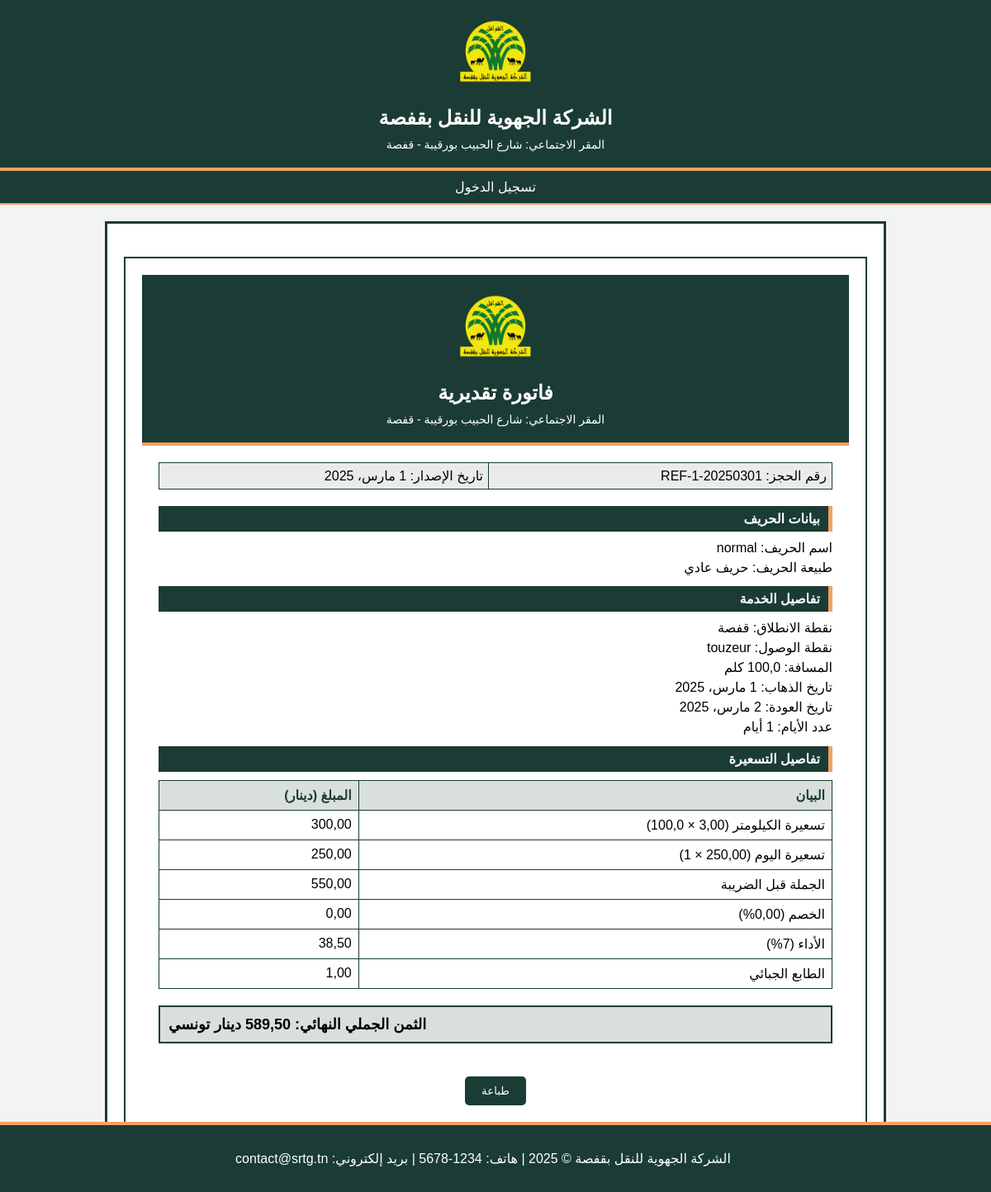
Screenshot of /reservation/1/ with the database file from the repository.
### core/models.py (models this page shows, shortened)
class Reservation(models.Model):
    STATUS_CHOICES = (
        ('pending', 'في الانتظار'),
        ('confirmed_exploitant', 'تم التأكيد من المشغل'),
        ('pending_pdg', 'في انتظار تأكيد المدير العام'),
        ('unpaid', 'غير مدفوعة'),
        ('paid', 'مدفوعة'),
        ('confirmed', 'مؤكدة'),
    )
    client = models.ForeignKey(Client, on_delete=models.CASCADE)
    departure = models.CharField(max_length=100, default="قفصة")
    destination = models.ForeignKey(Distance, on_delete=models.CASCADE)
    start_date = models.DateField()
    end_date = models.DateField()
    days = models.IntegerField(editable=False)
    unit_price = models.FloatField(default=3.0)
    daily_price = models.FloatField(default=250.0)
    discount = models.FloatField(default=0.0)
    tax_rate = models.FloatField(default=0.07)
    stamp_duty = models.FloatField(default=1.0)
    total_price = models.FloatField(editable=False)
    client_share = models.FloatField(default=0.0, editable=False)
    ministry_share = models.FloatField(default=0.0, editable=False)
    status = models.CharField(max_length=20, choices=STATUS_CHOICES, default='pending')
    reference = models.CharField(max_length=50, unique=True, blank=True)
    is_discount_approved = models.BooleanField(default=True)
    def calculate_days(self):
        delta = (self.end_date - self.start_date).days
        return 0 if delta == 0 else 1
    def calculate_km_price(self):
        return self.unit_price * self.destination.distance_km
    def calculate_daily_price(self):
        days = self.calculate_days()
        if self.client.client_type == 'sport_supported':
            return 0
        elif self.client.client_type == 'conventionne':
            return 900 * days
        return self.daily_price * days
    def calculate_base_price(self):
        km_price = self.calculate_km_price()
        if self.client.client_type == 'sport_supported':
            waiting_price = self.calculate_waiting_price()
            return km_price + waiting_price
        return km_price + self.calculate_daily_price()
    def calculate_discount_amount(self):
        base_price = self.calculate_base_price()
        if self.client.client_type == 'sport_supported':
            client_share_ht = base_price * 0.5
            discount_amount = client_share_ht * (self.discount / 100)
            return discount_amount if self.is_discount_approved else 0
        return base_price * (self.discount / 100) if self.is_discount_approved else 0
    def calculate_tax_amount(self):
        base_price = self.calculate_base_price()
        discount_amount = self.calculate_discount_amount()
        if self.client.client_type == 'sport_supported':
            client_share_after_discount = (base_price * 0.5) - discount_amount
            ministry_share = base_price * 0.5
            return (client_share_after_discount * self.tax_rate) + (ministry_share * self.tax_rate)
        price_after_discount = base_price - discount_amount
        return price_after_discount * self.tax_rate

class Client(models.Model):
    CLIENT_TYPES = (
        ('personne_physique', 'حريف عادي'),
        ('conventionne', 'حريف متعاقد'),
        ('sakhir', 'سخير من سلطة'),
        ('pdg_permission', 'إذن المدير العام'),
        ('sport_supported', 'حريف مدعوم من مندوبية الرياضة'),
    )
    name = models.CharField(max_length=100)
    email = models.EmailField()
    client_type = models.CharField(max_length=50, choices=CLIENT_TYPES)

class Distance(models.Model):
    destination = models.CharField(max_length=100)
    distance_km = models.FloatField()

### core/views.py (the view)
# urls.py: path('reservation/<int:reservation_id>/', views.reservation_detail, name='reservation_detail'),
def reservation_detail(request, reservation_id):
    reservation = get_object_or_404(Reservation, id=reservation_id)
    return render(request, 'core/invoice.html', {'reservation': reservation})

### core/templates/core/invoice.html (shortened to what this page needs)
{% extends 'core/base.html' %}
{% load static %}
{% block content %}
<div class="invoice-container" id="invoice-print">
    <div class="header">
        <img src="{% static 'images/srtg_logo.png' %}" alt="Logo SRTG" class="logo">
        <h1>فاتورة تقديرية</h1>
        <p>المقر الاجتماعي: شارع الحبيب بورقيبة - قفصة</p>
    </div>
    <div class="invoice-content">
        <table class="ref-table">
            <tr>
                <td>رقم الحجز: {{ reservation.reference }}</td>
                <td>تاريخ الإصدار: {{ reservation.start_date }}</td>
            </tr>
        </table>
        <div class="section">
            <h2 class="section-title">بيانات الحريف</h2>
            <div class="details">
                <p>اسم الحريف: {{ reservation.client.name }}</p>
                <p>طبيعة الحريف: {{ reservation.client.get_client_type_display }}</p>
            </div>
        </div>
        <div class="section">
            <h2 class="section-title">تفاصيل الخدمة</h2>
            <div class="details">
                <p>نقطة الانطلاق: {{ reservation.departure }}</p>
                <p>نقطة الوصول: {{ reservation.destination.destination }}</p>
                <p>المسافة: {{ reservation.destination.distance_km }} كلم</p>
                <p>تاريخ الذهاب: {{ reservation.start_date }}</p>
                <p>تاريخ العودة: {{ reservation.end_date }}</p>
                <p>عدد الأيام: {{ reservation.days }} أيام</p>
            </div>
        </div>
        <div class="section">
            <h2 class="section-title">تفاصيل التسعيرة</h2>
            <table class="calculation-table">
                <tr>
                    <th>البيان</th>
                    <th>المبلغ (دينار)</th>
                </tr>
                <tr>
                    <td>تسعيرة الكيلومتر ({{ reservation.unit_price|floatformat:2 }} × {{ reservation.destination.distance_km }})</td>
                    <td>{{ reservation.calculate_km_price|floatformat:2 }}</td>
                </tr>
                {% if reservation.client.client_type == 'sport_supported' %}
                <tr>
                    <td>تكلفة ساعات الانتظار ({{ reservation.calculate_waiting_hours }} ساعات × 30 د.ت)</td>
                    <td>{{ reservation.calculate_waiting_price|floatformat:2 }}</td>
                </tr>
                {% else %}
                <tr>
                    <td>تسعيرة اليوم ({{ reservation.daily_price|floatformat:2 }} × {{ reservation.days }})</td>
                    <td>{{ reservation.calculate_daily_price|floatformat:2 }}</td>
                </tr>
                {% endif %}
                <tr>
                    <td>الجملة قبل الضريبة</td>
                    <td>{{ reservation.calculate_base_price|floatformat:2 }}</td>
                </tr>
                <tr>
                    <td>الخصم ({{ reservation.discount|floatformat:2 }}%)</td>
                    <td>{{ reservation.calculate_discount_amount|floatformat:2 }}</td>
                </tr>
                {% if reservation.client.client_type == 'sport_supported' %}
                <tr>
                    <td>حصة الحريف بدون الأداء</td>
                    <td>{{ reservation.client_share_before_tax|floatformat:2 }}</td>
                </tr>
                <tr>
                    <td>حصة المندوبية بدون الأداء</td>
                    <td>{{ reservation.ministry_share_before_tax|floatformat:2 }}</td>
                </tr>
                <tr>
                    <td>الأداء (7%) الحريف</td>
                    <td>{{ reservation.client_tax|floatformat:2 }}</td>
                </tr>
                <tr>
                    <td>الأداء (7%) المندوبية</td>
                    <td>{{ reservation.ministry_tax|floatformat:2 }}</td>
                </tr>
                <tr>
                    <td>حصة الحريف بالأداء مع الطابع</td>
                    <td>{{ reservation.client_share|floatformat:2 }}</td>
                </tr>
                <tr>
                    <td>حصة المندوبية بالأداء</td>
                    <td>{{ reservation.ministry_share|floatformat:2 }}</td>
                </tr>
                {% else %}
                <tr>
                    <td>الأداء (7%)</td>
                    <td>{{ reservation.calculate_tax_amount|floatformat:2 }}</td>
                </tr>
                {% endif %}
                <tr>
                    <td>الطابع الجبائي</td>
                    <td>{{ reservation.stamp_duty|floatformat:2 }}</td>
                </tr>
            </table>
        </div>
        <div class="total">
            {% if reservation.client.client_type == 'sport_supported' %}
            الثمن الجملي النهائي للحريف: {{ reservation.client_share|floatformat:2 }} دينار تونسي
            <br>الثمن الجملي النهائي للمندوبية: {{ reservation.ministry_share|floatformat:2 }} دينار تونسي
            <br>الثمن الجملي الإجمالي: {{ reservation.total_price|floatformat:2 }} دينار تونسي
            {% else %}
            الثمن الجملي النهائي: {{ reservation.total_price|floatformat:2 }} دينار تونسي
            {% endif %}
        </div>
    </div>
    <div class="footer">
        <p class="footer-text">الشركة الجهوية للنقل بقفصة © 2025 | هاتف: 1234-5678 | بريد إلكتروني: contact@srtg.tn</p>
    </div>
    <button class="print-btn" onclick="printInvoice()">طباعة</button>
</div>
{% endblock %}

### core/templates/core/base.html (shortened to what this page needs)
<!DOCTYPE html>
<html lang="ar" dir="rtl">
<head>
    {% load static %}
    <link rel="stylesheet" href="{% static 'css/style.css' %}">
    <link href="https://cdn.jsdelivr.net/npm/fullcalendar@5.11.3/main.min.css" rel="stylesheet">
</head>
<body>
    <div class="header">
        <img src="{% static 'images/srtg_logo.png' %}" alt="Logo SRTG">
        <h1>الشركة الجهوية للنقل بقفصة</h1>
        <p>المقر الاجتماعي: شارع الحبيب بورقيبة - قفصة</p>
    </div>
    {% if not hide_nav %}
    <div class="navbar">
        {% if user.is_authenticated %}
        <span class="nav-item">مرحبا، {{ user.username }} ({{ user.role }})</span>
        <a href="{% url 'dashboard' %}" class="nav-item">لوحة التحكم</a>
        {% if user.role == 'Superviseur' or user.role == 'Exploitant' %}
        <a href="{% url 'reservation_create' %}" class="nav-item">إنشاء حجز</a>
        {% endif %}
        <a href="{% url 'logout' %}" class="nav-item">تسجيل الخروج</a>
        {% else %}
        <a href="{% url 'login' %}" class="nav-item">تسجيل الدخول</a>
        {% endif %}
    </div>
    {% endif %}
    <div class="container">
        {% block content %}{% endblock %}
    </div>
    <div class="footer">
        <p>الشركة الجهوية للنقل بقفصة © 2025 | هاتف: 1234-5678 | بريد إلكتروني: contact@srtg.tn</p>
    </div>
</body>
</html>

### core/static/css/style.css (style rules this page uses)
body { font-family: Arial, sans-serif; direction: rtl; text-align: right; background-color: #f2f4f2; margin: 0; padding: 0; }
.header { background-color: #1a3c34; color: #fff; padding: 15px; text-align: center; border-bottom: 4px solid #f4a261; }
.header img { width: 100px; }
.header h1 { margin: 10px 0; font-size: 24px; }
.header p { margin: 5px 0; font-size: 14px; }
.navbar { background-color: #1a3c34; padding: 10px; text-align: center; border-bottom: 2px solid #f4a261; }
.nav-item { color: #fff; margin: 0 15px; text-decoration: none; font-size: 16px; }
.container { max-width: 900px; margin: 20px auto; background-color: #fff; border: 3px solid #1a3c34; padding: 20px; min-height: calc(100vh - 200px); }
.footer { background-color: #1a3c34; color: #fff; text-align: center; padding: 10px; border-top: 4px solid #f4a261; position: fixed; bottom: 0; width: 100%; }
.section-title { font-size: 16px; font-weight: bold; color: #fff; background-color: #1a3c34; padding: 6px 10px; border-right: 5px solid #f4a261; margin-bottom: 10px; }
.calculation-table, .reservation-table { width: 100%; border-collapse: collapse; margin-top: 10px; }
.calculation-table th, .calculation-table td, .reservation-table th, .reservation-table td { border: 1px solid #1a3c34; padding: 8px; text-align: right; }
.calculation-table th, .reservation-table th { background-color: #d9e0dc; color: #1a3c34; }
.total { font-size: 18px; font-weight: bold; text-align: left; padding: 10px; background-color: #d9e0dc; border: 2px solid #1a3c34; margin-top: 20px; }
.ref-table { width: 100%; border-collapse: collapse; margin-bottom: 20px; }
.ref-table td { border: 1px solid #1a3c34; padding: 6px; background-color: #e9ece9; }
.details p { margin: 5px 0; }
.dashboard-content, .invoice-content, .confirm-reservation-content, .apply-discount-content, .trip-create-content, .transport-order-content, .login-content, .payment-confirmation-content { padding: 20px; }

### core/templates/core/invoice.html (style rules this page uses)
.invoice-container { border: 2px solid #1a3c34; padding: 20px; margin: 20px auto; max-width: 900px; width: 100%; box-sizing: border-box; }
.header { background-color: #1a3c34; color: #fff; padding: 15px; text-align: center; }
.header img.logo { width: 100px; }
.header h1 { margin: 10px 0; font-size: 24px; }
.header p { margin: 5px 0; font-size: 14px; }
.footer { background-color: #1a3c34; color: #fff; padding: 15px; text-align: center; }
.footer-text { margin: 0; font-size: 14px; }
.print-btn { display: block; margin: 20px auto; padding: 10px 20px; background-color: #1a3c34; color: #fff; border: none; border-radius: 5px; cursor: pointer; }

### rows the page displays
Reservation: reference "REF-1-20250301", start_date "1 مارس، 2025", client.name "normal", client.client_type "حريف عادي", departure "قفصة", destination.destination "touzeur", destination.distance_km "100,0", end_date "2 مارس، 2025", calculate_km_price "300,00", daily_price "250,00", days "1", calculate_daily_price "250,00", calculate_base_price "550,00", discount "0,00", calculate_discount_amount "0,00", calculate_tax_amount "38,50", stamp_duty "1,00", total_price "589,50"
